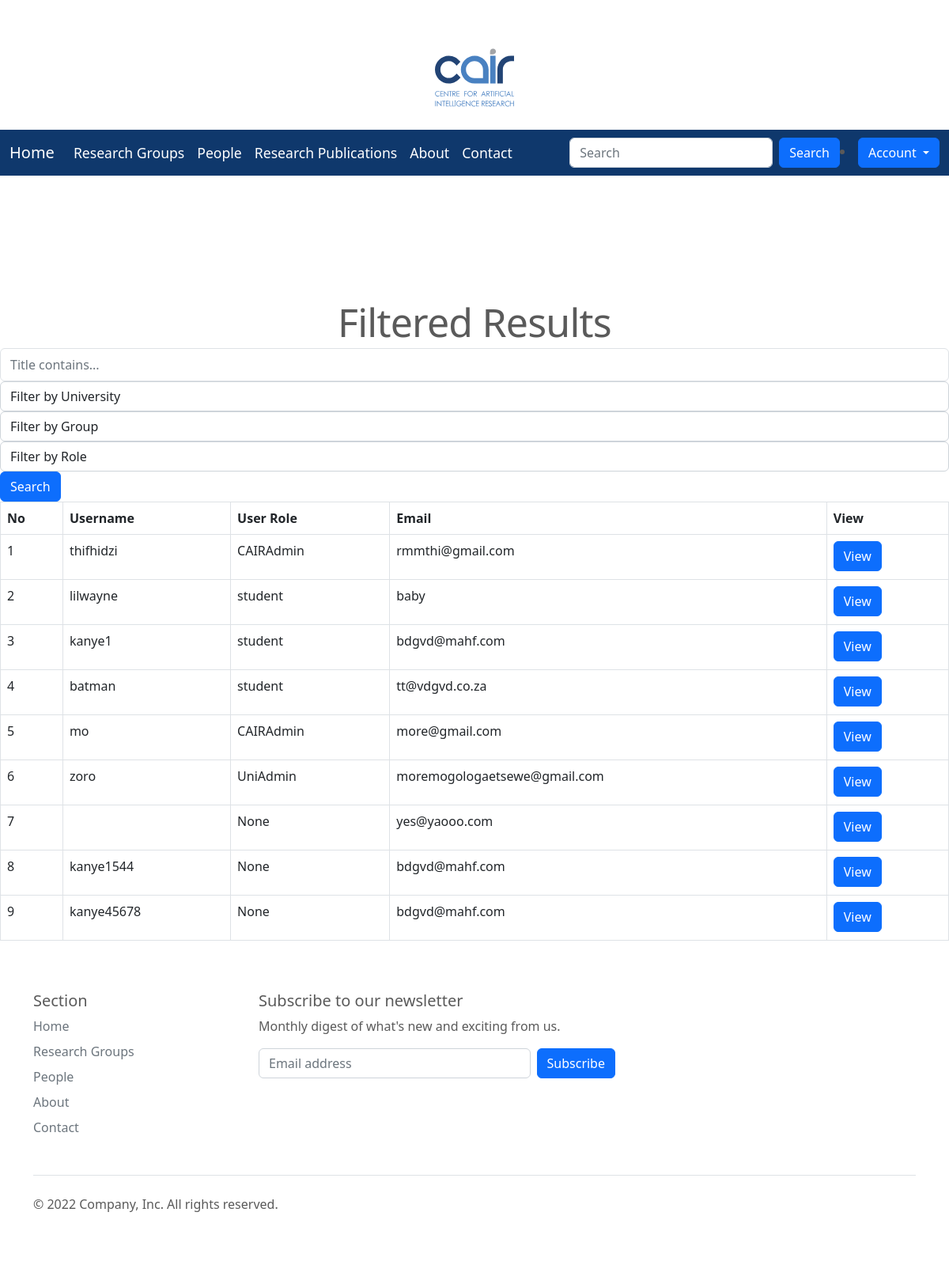
Page /searchPeopleResult/ on the earlier database version.
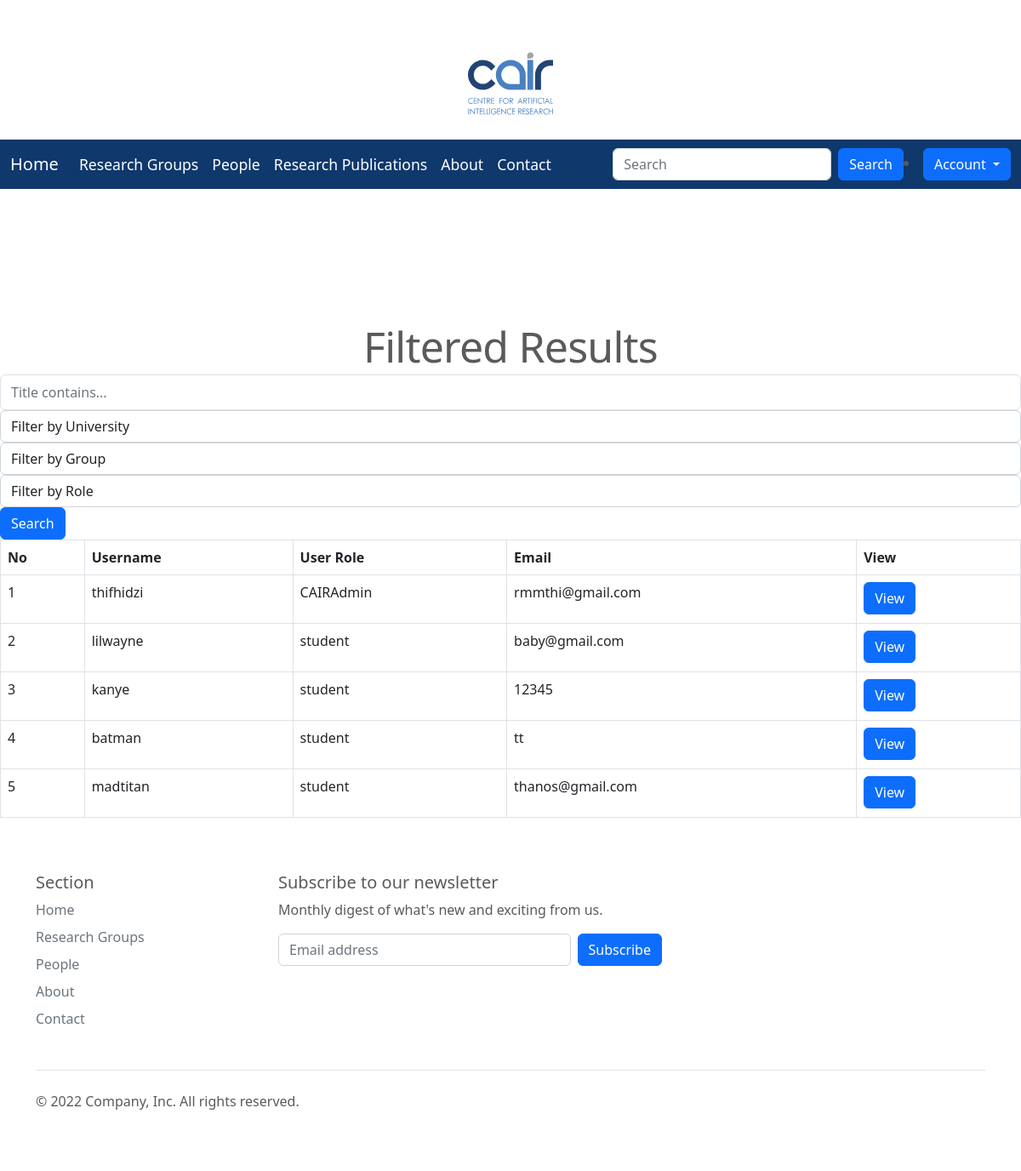
Same page on the later database version.
### researchapp/models.py (models this page shows, shortened)
class User(AbstractUser):
    role = models.ForeignKey(Role, on_delete=models.CASCADE, default=None,blank=True , null=TRUE)
    university = models.ForeignKey(University, on_delete=models.CASCADE, default=None,blank=True , null=TRUE)
    group = models.ForeignKey(Group, on_delete=models.CASCADE, default=None,blank=True , null=TRUE)
    bio = models.CharField(max_length=100, blank=True , null=TRUE)
    student_role = models.ForeignKey(StudentRole, on_delete=models.CASCADE, default=None,blank=True , null=TRUE)
    image = models.ImageField(upload_to = 'images/profilePic',blank=True , null=TRUE)
    is_active = models.BooleanField(default=True)

class Role(models.Model):
    RoleType = models.CharField(max_length=100)
    def __str__(self):
        return self.RoleType

### researchapp/views.py (the view)
# urls.py: path('searchPeopleResult/', views.searchPeopleResult, name = 'searchPeopleResult'),
def searchPeopleResult(request):
    a=""
    b=""
    c=""
    d=""
    if ('UniCat' in request.GET):
        a=request.GET['UniCat']
    if ('GroupCat' in request.GET):
        b=request.GET['GroupCat']
    if ('RoleCat' in request.GET):
        c=request.GET['RoleCat']
    if ('query' in request.GET):
        d = request.GET['query']
    context ={
            'users':filter_by_category(request,filter_by_nameAll(request)),
            'groups': Group.objects.all(),
            'UniCategory': University.objects.all(),
                'selectedUni':a,
                'selectedRole': c,
                'selectedGroup': b,
                'searchName': d,
                'Roles': Role.objects.all(),
    }
    return render(request, 'PeopleSearchResults.html', context)

### researchapp/views.py (called while the page is built)
def filter_by_nameAll(request):
    query_string = ''
    if ('query' in request.GET) and request.GET['query']!="":
        query_string = request.GET['query']
        entry_query = get_query(query_string, ['first_name', 'last_name', 'university__name'])
        return User.objects.all().filter(entry_query)
    else:
        return User.objects.all()

def filter_by_category(request, user_list):
    if ('UniCat' in request.GET):
        if request.GET['UniCat']!="":
            user_list=user_list.filter(university__name__icontains=request.GET['UniCat'])
    if ('GroupCat' in request.GET):
        if request.GET['GroupCat']!="":
            user_list=user_list.filter(group__name__icontains=request.GET['GroupCat'])
    if ('RoleCat' in request.GET):
        if request.GET['RoleCat']!="":
            user_list=user_list.filter(role__RoleType__icontains=request.GET['RoleCat'])
    return user_list

### researchapp/templates/PeopleSearchResults.html (shortened to what this page needs)
{% extends 'base.html' %}
{% load static %}
{% block style %}
    <link rel="stylesheet" href="{% static 'css/style1.css' %}">
    <link href="https://cdn.jsdelivr.net/npm/bootstrap@5.2.0/dist/css/bootstrap.min.css"
    rel="stylesheet">
    <link href='https://cdnjs.cloudflare.com/ajax/libs/font-awesome/4.0.3/css/font-awesome.css' rel='stylesheet'>
    <body oncontextmenu='return false' class='snippet-body'>
{% endblock %}
{% block body%}
<br>
<br>
  <h2 class="featurette-heading fw-normal lh-1" style="text-align:center;" >Filtered Results</h2>
<form method="GET" action="{% url 'searchPeopleResult' %}">
                     <input class="form-control py-2 border-right-0 border" type="search" name="query" placeholder="Title contains..."{% if searchName == "" %} value="" {% else %}"{{searchName}}" value = "{{searchName}}"{% endif %}  />
                     <select id="category" class="form-control "name="UniCat" >
    			<option {% if selectedUni == '' %} selected{% endif %} value =""> Filter by University</option>
    </select>
      <select id="category" class="form-control "name="GroupCat">
    			<option {% if selectedGroup == '' %} selected{% endif %} value =""> Filter by Group</option>
    </select>
    	   <select id="category" class="form-control "name="RoleCat">
    			<option {% if selectedRole == '' %} selected{% endif %} value="" > Filter by Role</option>
    </select>
                     <button type="submit" class="btn btn-primary">Search</button>
                     </form>
                    <div class="table-responsive">
                        <table class="table table-bordered" id="dataTable" width="100%" cellspacing="0">
                            <thead>
                            <tr>
                                <th>No</th>
                                <th>Username</th>
                                <th>User Role</th>
                                <th>Email</th>
                                <th>View</th>
                            </tr>
                            </thead>
                            <tbody>
                        {% if users %}
                            {% for user in users %}
                                <tr>
                                    <td>{{ forloop.counter }}</td>
                                    <td>{{ user.username }}</td>
                                    <td>{% if user.is_publisher == True %}
                                      <p>Publisher</p>
                                    {% elif user.is_admin == True %}
                                      <p>Admin</p>
                                    {% else %}
                                    <p>{{user.role}}</p>
                                      {% endif %}
                                    </td>
                                    <td>{{ user.email }}</td>
                                    <td>
                <a href="{% url 'avprofile' user.pk %}"><button type="button" class="btn btn-primary"> View</button></a>
                 </td>
                            {% endfor %}
                        {% endif %}
                            </tbody>
                        </table>
                    </div>
{% endblock %}

### researchapp/templates/base.html (shortened to what this page needs)
{% load static %}
<!DOCTYPE html>
<html lang="en" dir="ltr">
  <head>
    {% block style %}{% endblock %}
<p style="text-align:center;">
  <a href="{% url 'home' %}">
<img src="{% static 'media/logo.svg'%}"
	alt="Logo"
style="width: 100px; height: 100px;">
 </a>
  <link href="{% static 'css/carousel.css' %}" rel="stylesheet">
  </head>
  <body>
     <nav class="navbar navbar-expand-lg" style="background-color: #0f386c">
       <div class="container-fluid" >
         <div class="collapse navbar-collapse" id="navbarTogglerDemo01">
           <a class="navbar-brand" style="color: #FFFFFF" href="{% url 'home' %}">Home</a>
           <ul class="navbar-nav me-auto mb-2 mb-lg-0">
             <li class="nav-item">
               <a class="nav-link" style="color: #FFFFFF" href="{% url 'researchgroup' %}">Research Groups</a>
             </li>
             <li class="nav-item">
               <a class="nav-link" style="color: #FFFFFF" href="{% url 'people' %}">People</a>
             </li>
             <li class="nav-item">
               <a class="nav-link" style="color: #FFFFFF" href="{% url 'papers' %}">Research Publications</a>
             </li>
             <li class="nav-item">
               <a class="nav-link" style="color: #FFFFFF" href="{% url 'about' %}">About</a>
             </li>
             <li class="nav-item">
               <a class="nav-link" style="color: #FFFFFF" href="{% url 'contact' %}">Contact</a>
             </li>
           </ul>
           <form class="d-flex" role="search" action = "{% url 'search' %}">
             <input class="form-control me-2" type="search" placeholder="Search" aria-label="Search" name = "search">
             <button class="btn btn-primary" style="color: #FFFFFF" type="submit">Search</button>
           </form>
         </div>
           <div class="dropdown">
             <li class="nav-item">
            <button type="button" style="color: #FFFFFF" class="btn btn-primary dropdown-toggle" data-bs-toggle="dropdown">
              Account
            </button>
         </li>
       </div>
     </nav>
	{% block body %}
	{% endblock %}
       <div class="container">
         <footer class="py-5">
           <div class="row">
             <div class="col-6 col-md-2 mb-3">
               <h5>Section</h5>
               <ul class="nav flex-column">
                 <li class="nav-item mb-2"><a href="{% url 'home' %}" class="nav-link p-0 text-muted">Home</a></li>
                 <li class="nav-item mb-2"><a href="{% url 'researchgroup' %}" class="nav-link p-0 text-muted">Research Groups</a></li>
                 <li class="nav-item mb-2"><a href="{% url 'people' %}" class="nav-link p-0 text-muted">People</a></li>
                 <li class="nav-item mb-2"><a href="{% url 'about' %}" class="nav-link p-0 text-muted">About</a></li>
                 <li class="nav-item mb-2"><a href="{% url 'contact' %}" class="nav-link p-0 text-muted">Contact</a></li>
               </ul>
             </div>
             <div class="col-md-5 offset-md-1 mb-3">
               <form>
                 <h5>Subscribe to our newsletter</h5>
                 <p>Monthly digest of what's new and exciting from us.</p>
                 <div class="d-flex flex-column flex-sm-row w-100 gap-2">
                   <input id="newsletter1" type="text" class="form-control" placeholder="Email address">
                   <button class="btn btn-primary" type="button">Subscribe</button>
                 </div>
               </form>
             </div>
           </div>
           <div class="d-flex flex-column flex-sm-row justify-content-between py-4 my-4 border-top">
             <p>&copy; 2022 Company, Inc. All rights reserved.</p>
             <ul class="list-unstyled d-flex">
               <li class="ms-3"><a class="link-dark" href="#"><svg class="bi" width="24" height="24"><use xlink:href="#twitter"/></svg></a></li>
               <li class="ms-3"><a class="link-dark" href="#"><svg class="bi" width="24" height="24"><use xlink:href="#instagram"/></svg></a></li>
               <li class="ms-3"><a class="link-dark" href="#"><svg class="bi" width="24" height="24"><use xlink:href="#facebook"/></svg></a></li>
             </ul>
           </div>
         </footer>
       </div>
  </body>
</html>

### researchapp/static/css/style1.css (style rules this page uses)
.navbar .navbar-nav .nav-link { color: #fff; font-size: 1.1em; }

### researchapp/static/css/carousel.css (style rules this page uses)
body { padding-top: 3rem; padding-bottom: 3rem; color: #5a5a5a; }
.featurette-heading { letter-spacing: -.05rem; }
@media (min-width: 40em) { .featurette-heading { font-size: 50px; } }
@media (min-width: 62em) { .featurette-heading { margin-top: 7rem; } }

Differences in the rows shown:
removed User: username "mo", role "CAIRAdmin", email "more@gmail.com"
removed User: username "zoro", role "UniAdmin", email "moremogologaetsewe@gmail.com"
removed User: role "None", email "yes@yaooo.com"
removed User: username "kanye1544", role "None", email "bdgvd@mahf.com"
removed User: username "kanye45678", role "None", email "bdgvd@mahf.com"
changed User "lilwayne": email "baby" → "baby@gmail.com"
changed User: username "kanye1" → "kanye"; email "bdgvd@mahf.com" → "12345"
changed User "batman": email "tt@vdgvd.co.za" → "tt"
added User: username "madtitan", role "student", email "thanos@gmail.com"
